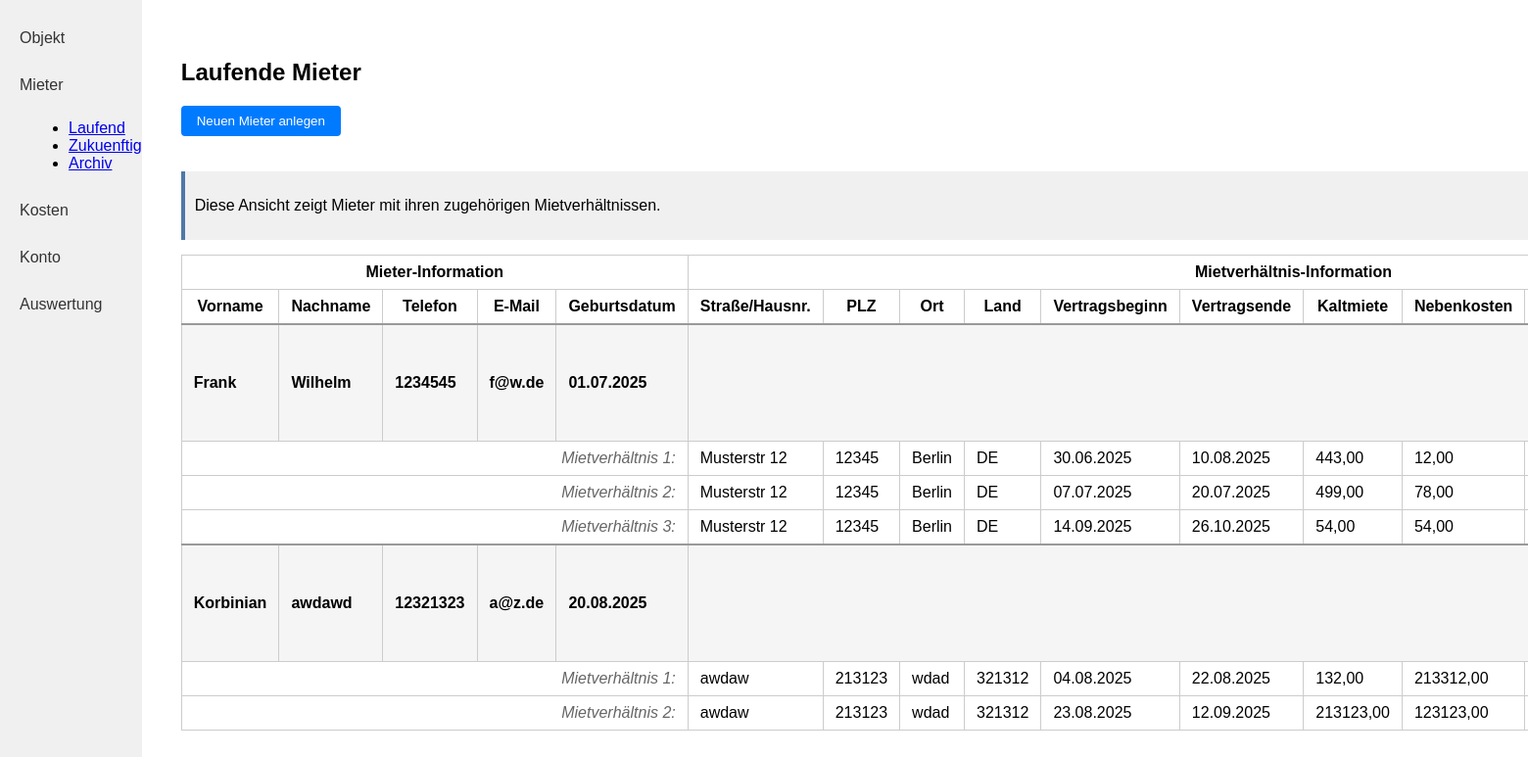
/mieter/laufend/ (signed in), run on an earlier commit of the app's database.
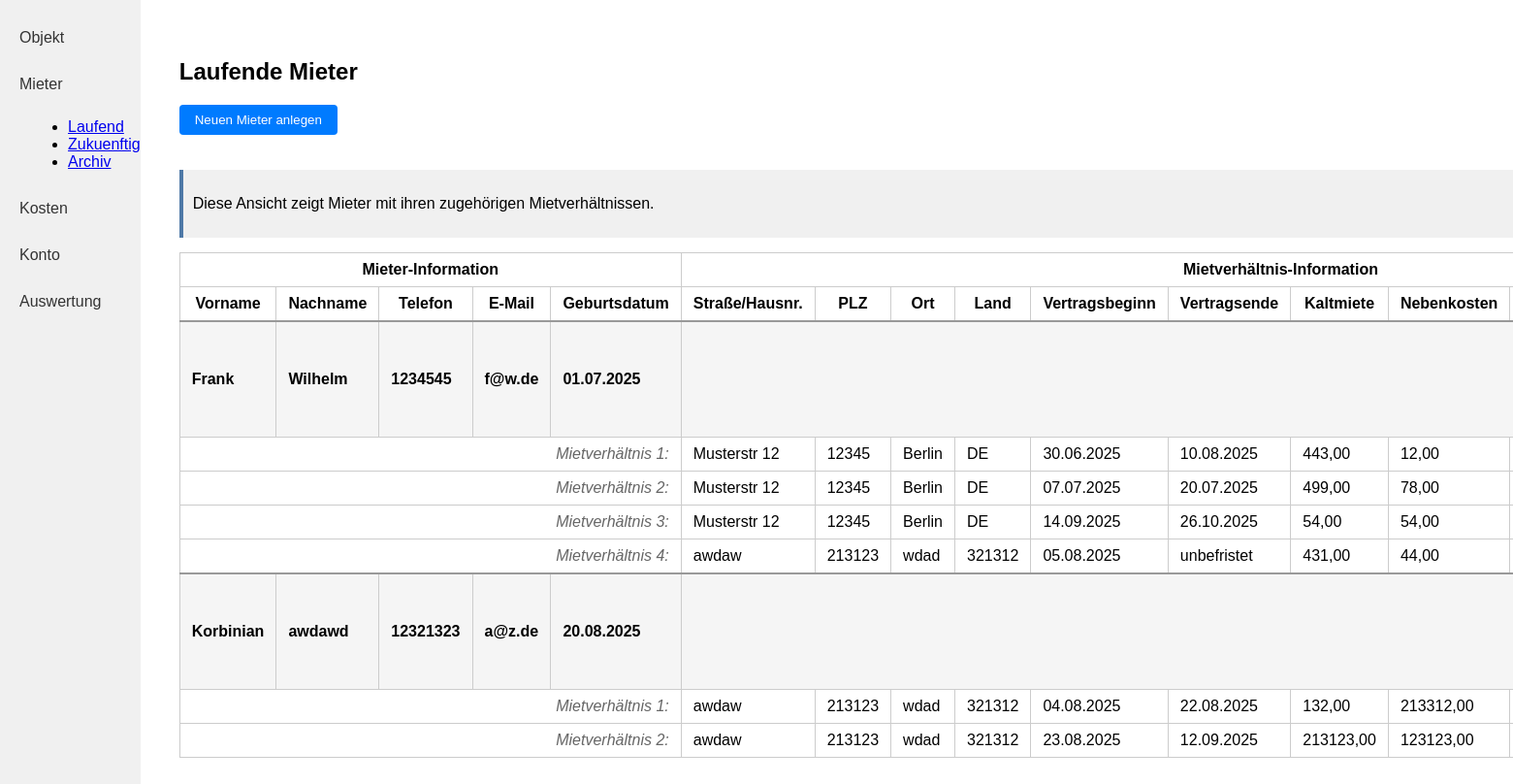
And on a later commit of the database.
### kostenpruefung_mietobjekte_app/models.py (models this page shows, shortened)
class Mieter(models.Model):
    created_by = models.ForeignKey(User, on_delete=models.CASCADE, related_name="mieter_created", null=True, blank=True)
    vorname = models.CharField(max_length=255)
    nachname = models.CharField(max_length=255)
    telefon = models.CharField(max_length=100)
    e_mail = models.EmailField()
    geburtsdatum = models.DateField()

class Mietverhaeltnis(models.Model):
    created_by = models.ForeignKey(User, on_delete=models.CASCADE, related_name="mietverhaeltnis_created", null=True, blank=True)
    mieter = models.ForeignKey(Mieter, on_delete=models.CASCADE, related_name="mietverhaeltnisse")
    strasse_hausnummer = models.CharField(max_length=255)
    plz = models.CharField(max_length=10)
    ort = models.CharField(max_length=100)
    land = models.CharField(max_length=100)
    vertragsbeginn = models.DateField()
    vertragsende = models.DateField(null=True, blank=True)
    kaltmiete = models.DecimalField(max_digits=10, decimal_places=2)
    nebenkosten = models.DecimalField(max_digits=10, decimal_places=2)
    kaution = models.DecimalField(max_digits=10, decimal_places=2)
    mietobjekte = models.ManyToManyField('Mietobjekt')
    mieteinheiten = models.ManyToManyField('Mieteinheit')
    @property
    def mietstatus(self):
        today = datetime.date.today()
        if self.vertragsbeginn > today:
            return "future"
        elif self.vertragsende and self.vertragsende < today:
            return "past"
        else:
            return "current"

### kostenpruefung_mietobjekte_app/views.py (the view)
# urls.py: path('mieter/laufend/', mieter_laufend, name='mieter_laufend'),
@login_required
def mieter_laufend(request):
    today = timezone.now().date()
    mieter_with_current = Mieter.objects.filter(
        created_by=request.user,
        mietverhaeltnisse__vertragsbeginn__lte=today
    ).filter(
        Q(mietverhaeltnisse__vertragsende__gte=today) |
        Q(mietverhaeltnisse__vertragsende__isnull=True)
    ).distinct().prefetch_related(
        Prefetch(
            'mietverhaeltnisse',
            queryset=Mietverhaeltnis.objects.all().prefetch_related('mietobjekte', 'mieteinheiten')
        )
    )
    mieter_without_mietverhaeltnis = Mieter.objects.filter(
        created_by=request.user
    ).exclude(
        mietverhaeltnisse__isnull=False
    )
    return render(request, 'kostenpruefung_mietobjekte_app/mieter_laufend.html', {
        'mieter': mieter_with_current,
        'mieter_without_mietverhaeltnis': mieter_without_mietverhaeltnis
    })

### kostenpruefung_mietobjekte_app/templates/kostenpruefung_mietobjekte_app/mieter_laufend.html
{% include "kostenpruefung_mietobjekte_app/mieter_table.html" with heading="Laufende Mieter" %}

### kostenpruefung_mietobjekte_app/templates/kostenpruefung_mietobjekte_app/mieter_table.html (shortened to what this page needs)
{% load static %}
<!DOCTYPE html>
<html lang="de">
<head>
    <link rel="stylesheet" href="{% static 'kostenpruefung_mietobjekte_app/style.css' %}">
</head>
<body>
<div class="flex-container">
    <nav class="sidebar">
        <a class="sidebar-link" href="{% url 'kostenpruefung_mietobjekte_app:objekt_index' %}">Objekt</a>
        <a class="sidebar-link" href="{% url 'kostenpruefung_mietobjekte_app:mieter_laufend' %}">Mieter</a>
        <ul style="list-style-type: disc; margin-left: 30px; margin-bottom: 20px;">
            <li><a href="{% url 'kostenpruefung_mietobjekte_app:mieter_laufend' %}">Laufend</a></li>
            <li><a href="{% url 'kostenpruefung_mietobjekte_app:mieter_zukuenftig' %}">Zukuenftig</a></li>
            <li><a href="{% url 'kostenpruefung_mietobjekte_app:mieter_archiv' %}">Archiv</a></li>
        </ul>
        <a class="sidebar-link" href="{% url 'kostenpruefung_mietobjekte_app:rechnungen' %}">Kosten</a>
        <a class="sidebar-link" href="{% url 'kostenpruefung_mietobjekte_app:konto' %}">Konto</a>
        <a class="sidebar-link" href="{% url 'kostenpruefung_mietobjekte_app:auswertung' %}">Auswertung</a>
    </nav>
    <div class="main-content">
        <h2>{{ heading }}</h2>
        <div class="button-group">
            <form action="{% url 'kostenpruefung_mietobjekte_app:mieter_create_step1' %}" method="get">
                <button class="action-btn" type="submit">Neuen Mieter anlegen</button>
            </form>
        </div>
        <div class="info-box" style="margin-bottom: 15px; padding: 10px; background-color: #f0f0f0; border-left: 4px solid #4e79a7;">
            <p>Diese Ansicht zeigt Mieter mit ihren zugehörigen Mietverhältnissen.</p>
        </div>
        <table class="object-table">
            <tr>
                <th colspan="5">Mieter-Information</th>
                <th colspan="11">Mietverhältnis-Information</th>
            </tr>
            <tr>
                <th>Vorname</th>
                <th>Nachname</th>
                <th>Telefon</th>
                <th>E-Mail</th>
                <th>Geburtsdatum</th>
                <th>Straße/Hausnr.</th>
                <th>PLZ</th>
                <th>Ort</th>
                <th>Land</th>
                <th>Vertragsbeginn</th>
                <th>Vertragsende</th>
                <th>Kaltmiete</th>
                <th>Nebenkosten</th>
                <th>Kaution</th>
            </tr>
            {% for m in mieter %}
            <tr class="mieter-row">
                <td>{{ m.vorname }}</td>
                <td>{{ m.nachname }}</td>
                <td>{{ m.telefon }}</td>
                <td>{{ m.e_mail }}</td>
                <td>{{ m.geburtsdatum|date:"d.m.Y" }}</td>
                <td colspan="11" style="text-align: center;">
                </td>
            </tr>
            {% for mv in m.mietverhaeltnisse.all %}
            <tr class="mietverhaeltnis-row">
                <td colspan="5" style="text-align: right;">
                    <span class="lease-label">Mietverhältnis {{ forloop.counter }}:</span>
                </td>
                <td>{{ mv.strasse_hausnummer }}</td>
                <td>{{ mv.plz }}</td>
                <td>{{ mv.ort }}</td>
                <td>{{ mv.land }}</td>
                <td>{{ mv.vertragsbeginn|date:"d.m.Y" }}</td>
                <td>{{ mv.vertragsende|date:"d.m.Y"|default:"unbefristet" }}</td>
                <td>{{ mv.kaltmiete }}</td>
                <td>{{ mv.nebenkosten }}</td>
                <td>{{ mv.kaution }}</td>
            </tr>
            {% empty %}
            <tr class="mietverhaeltnis-empty-row">
                <td colspan="18" style="text-align: center; font-style: italic;">Keine Mietverhältnisse vorhanden</td>
            </tr>
            {% endfor %}
            {% empty %}
            <tr>
                <td colspan="18">Keine Mieter vorhanden.</td>
            </tr>
            {% endfor %}
        </table>
    </div>
</div>
</body>
</html>

What changed in the data, as far as the page shows it:
added Mietverhaeltnis: strasse_hausnummer "awdaw", plz "213123", ort "wdad", land "321312", vertragsbeginn "05.08.2025", vertragsende "unbefristet", kaltmiete "431,00", nebenkosten "44,00", shown under Mieter "Frank"
